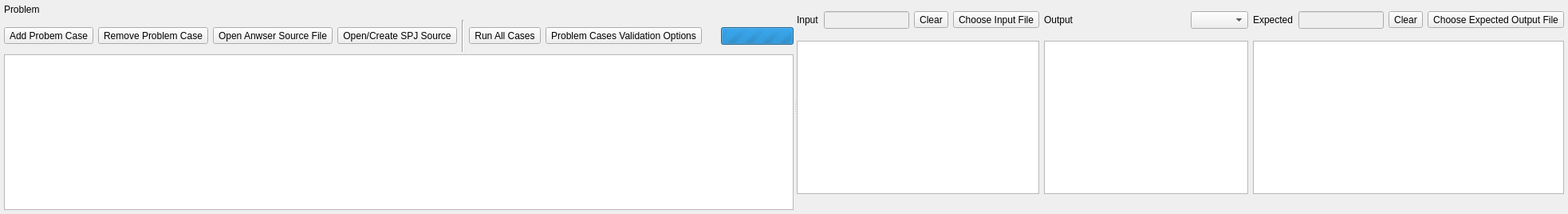
    <widget class="QWidget" name="tabProblem">
     <attribute name="title">
      <string>Problem</string>
     </attribute>
     <layout class="QVBoxLayout" name="verticalLayout_8">
      <property name="leftMargin">
       <number>5</number>
      </property>
      <property name="topMargin">
       <number>5</number>
      </property>
      <property name="rightMargin">
       <number>5</number>
      </property>
      <property name="bottomMargin">
       <number>5</number>
      </property>
      <item>
       <widget class="QSplitter" name="splitterProblem">
        <property name="orientation">
         <enum>Qt::Horizontal</enum>
        </property>
        <widget class="QWidget" name="panelProblemCaseInfo" native="true">
         <layout class="QVBoxLayout" name="verticalLayout_7">
          <property name="spacing">
           <number>3</number>
          </property>
          <property name="leftMargin">
           <number>0</number>
          </property>
          <property name="topMargin">
           <number>0</number>
          </property>
          <property name="rightMargin">
           <number>0</number>
          </property>
          <property name="bottomMargin">
           <number>0</number>
          </property>
          <item>
           <widget class="QLabel" name="lblProblem">
            <property name="frameShape">
             <enum>QFrame::NoFrame</enum>
            </property>
            <property name="text">
             <string>Problem</string>
            </property>
            <property name="margin">
             <number>5</number>
            </property>
            <property name="openExternalLinks">
             <bool>true</bool>
            </property>
           </widget>
          </item>
          <item>
           <widget class="QWidget" name="widget_3" native="true">
            <property name="minimumSize">
             <size>
              <width>0</width>
              <height>0</height>
             </size>
            </property>
            <layout class="QHBoxLayout" name="horizontalLayout_16">
             <property name="leftMargin">
              <number>0</number>
             </property>
             <property name="topMargin">
              <number>0</number>
             </property>
             <property name="rightMargin">
              <number>0</number>
             </property>
             <property name="bottomMargin">
              <number>0</number>
             </property>
            </layout>
           </widget>
          </item>
          <item>
           <widget class="QWidget" name="widget_6" native="true">
            <layout class="QHBoxLayout" name="horizontalLayout_17">
             <property name="leftMargin">
              <number>0</number>
             </property>
             <property name="topMargin">
              <number>0</number>
             </property>
             <property name="rightMargin">
              <number>0</number>
             </property>
             <property name="bottomMargin">
              <number>0</number>
             </property>
             <item>
              <widget class="QToolButton" name="btnAddProblemCase">
               <property name="toolTip">
                <string>Add Probem Case</string>
               </property>
               <property name="text">
                <string>Add Probem Case</string>
               </property>
               <property name="icon">
                <iconset resource="R:/RedPanda-CPP-Qt5_64_Debug/RedPandaIDE/.qrc/iconsets.qrc">
                 <normaloff>:/resources/iconsets/newlook/actions/00Misc-03Add.svg</normaloff>:/resources/iconsets/newlook/actions/00Misc-03Add.svg</iconset>
               </property>
              </widget>
             </item>
             <item>
              <widget class="QToolButton" name="btnRemoveProblemCase">
               <property name="toolTip">
                <string>Remove Problem Case</string>
               </property>
               <property name="text">
                <string>Remove Problem Case</string>
               </property>
               <property name="icon">
                <iconset resource="R:/RedPanda-CPP-Qt5_64_Debug/RedPandaIDE/.qrc/iconsets.qrc">
                 <normaloff>:/resources/iconsets/newlook/actions/00Misc-04Remove.svg</normaloff>:/resources/iconsets/newlook/actions/00Misc-04Remove.svg</iconset>
               </property>
              </widget>
             </item>
             <item>
              <widget class="QToolButton" name="btnOpenProblemAnswer">
               <property name="toolTip">
                <string>Open Anwser Source File</string>
               </property>
               <property name="text">
                <string>Open Anwser Source File</string>
               </property>
               <property name="icon">
                <iconset resource="R:/RedPanda-CPP-Qt5_64_Debug/RedPandaIDE/.qrc/iconsets.qrc">
                 <normaloff>:/resources/iconsets/newlook/actions/08Problem-04EditSource.svg</normaloff>:/resources/iconsets/newlook/actions/08Problem-04EditSource.svg</iconset>
               </property>
              </widget>
             </item>
             <item>
              <widget class="QToolButton" name="btnOpenProblemSpjSource">
               <property name="toolTip">
                <string>Open/Create SPJ Source</string>
               </property>
               <property name="text">
                <string>Open/Create SPJ Source</string>
               </property>
               <property name="icon">
                <iconset resource="R:/RedPanda-CPP-Qt5_64_Debug/RedPandaIDE/.qrc/iconsets.qrc">
                 <normaloff>:/resources/iconsets/newlook/actions/08Problem-04EditSource.svg</normaloff>:/resources/iconsets/newlook/actions/08Problem-04EditSource.svg</iconset>
               </property>
              </widget>
             </item>
             <item>
              <widget class="Line" name="line">
               <property name="orientation">
                <enum>Qt::Vertical</enum>
               </property>
              </widget>
             </item>
             <item>
              <widget class="QToolButton" name="btnRunAllProblemCases">
               <property name="toolTip">
                <string>Run All Cases</string>
               </property>
               <property name="text">
                <string>Run All Cases</string>
               </property>
               <property name="icon">
                <iconset resource="R:/RedPanda-CPP-Qt5_64_Debug/RedPandaIDE/.qrc/iconsets.qrc">
                 <normaloff>:/resources/iconsets/newlook/actions/08Problem-05RunCases.svg</normaloff>:/resources/iconsets/newlook/actions/08Problem-05RunCases.svg</iconset>
               </property>
              </widget>
             </item>
             <item>
              <widget class="QToolButton" name="btnCaseValidateOptions">
               <property name="text">
                <string>Problem Cases Validation Options</string>
               </property>
               <property name="icon">
                <iconset resource="R:/RedPanda-CPP-Qt5_64_Debug/RedPandaIDE/.qrc/iconsets.qrc">
                 <normaloff>:/resources/iconsets/newlook/actions/00Misc-05Gear.svg</normaloff>:/resources/iconsets/newlook/actions/00Misc-05Gear.svg</iconset>
               </property>
              </widget>
             </item>
             <item>
              <spacer name="horizontalSpacer_4">
               <property name="orientation">
                <enum>Qt::Horizontal</enum>
               </property>
               <property name="sizeHint" stdset="0">
                <size>
                 <width>20</width>
                 <height>40</height>
                </size>
               </property>
              </spacer>
             </item>
             <item>
              <widget class="QProgressBar" name="pbProblemCases">
               <property name="sizePolicy">
                <sizepolicy hsizetype="Preferred" vsizetype="Fixed">
                 <horstretch>0</horstretch>
                 <verstretch>0</verstretch>
                </sizepolicy>
               </property>
               <property name="maximum">
                <number>0</number>
               </property>
               <property name="value">
                <number>0</number>
               </property>
               <property name="format">
                <string>%v/%m</string>
               </property>
              </widget>
             </item>
            </layout>
           </widget>
          </item>
          <item>
           <widget class="QTableView" name="tblProblemCases">
            <property name="dragEnabled">
             <bool>true</bool>
            </property>
            <property name="dragDropOverwriteMode">
             <bool>false</bool>
            </property>
            <property name="dragDropMode">
             <enum>QAbstractItemView::NoDragDrop</enum>
            </property>
            <property name="defaultDropAction">
             <enum>Qt::IgnoreAction</enum>
            </property>
            <property name="alternatingRowColors">
             <bool>true</bool>
            </property>
            <property name="selectionMode">
             <enum>QAbstractItemView::NoSelection</enum>
            </property>
            <property name="selectionBehavior">
             <enum>QAbstractItemView::SelectItems</enum>
            </property>
            <attribute name="horizontalHeaderDefaultSectionSize">
             <number>200</number>
            </attribute>
            <attribute name="horizontalHeaderStretchLastSection">
             <bool>true</bool>
            </attribute>
           </widget>
          </item>
         </layout>
        </widget>
        <widget class="QWidget" name="panelProblemCase" native="true">
         <layout class="QGridLayout" name="gridLayout_3">
          <property name="leftMargin">
           <number>0</number>
          </property>
          <property name="topMargin">
           <number>0</number>
          </property>
          <property name="rightMargin">
           <number>0</number>
          </property>
          <property name="bottomMargin">
           <number>0</number>
          </property>
          <item row="0" column="0">
           <widget class="QWidget" name="widgetProblemCaseInputCaption" native="true">
            <layout class="QGridLayout" name="gridLayout_4">
             <property name="leftMargin">
              <number>0</number>
             </property>
             <property name="topMargin">
              <number>0</number>
             </property>
             <property name="rightMargin">
              <number>0</number>
             </property>
             <property name="bottomMargin">
              <number>0</number>
             </property>
             <item row="0" column="1">
              <widget class="QLineEdit" name="txtProblemCaseInputFileName">
               <property name="enabled">
                <bool>false</bool>
               </property>
               <property name="readOnly">
                <bool>true</bool>
               </property>
              </widget>
             </item>
             <item row="0" column="3">
              <widget class="QToolButton" name="btnProblemCaseInputFileName">
               <property name="toolTip">
                <string>Choose Input File</string>
               </property>
               <property name="text">
                <string>Choose Input File</string>
               </property>
               <property name="icon">
                <iconset resource="R:/RedPanda-CPP-Qt5_64_Debug/RedPandaIDE/.qrc/iconsets.qrc">
                 <normaloff>:/resources/iconsets/newlook/actions/00Misc-07Folder.svg</normaloff>:/resources/iconsets/newlook/actions/00Misc-07Folder.svg</iconset>
               </property>
              </widget>
             </item>
             <item row="0" column="2">
              <widget class="QToolButton" name="btnProblemCaseClearInputFileName">
               <property name="text">
                <string>Clear</string>
               </property>
              </widget>
             </item>
             <item row="0" column="0">
              <widget class="QLabel" name="label_4">
               <property name="text">
                <string>Input</string>
               </property>
              </widget>
             </item>
            </layout>
           </widget>
          </item>
          <item row="3" column="0">
           <widget class="QLabel" name="lblProblemCaseInput">
            <property name="text">
             <string/>
            </property>
           </widget>
          </item>
          <item row="2" column="0">
           <widget class="LineNumberTextEditor" name="txtProblemCaseInput">
            <property name="sizePolicy">
             <sizepolicy hsizetype="Expanding" vsizetype="Expanding">
              <horstretch>0</horstretch>
              <verstretch>0</verstretch>
             </sizepolicy>
            </property>
            <property name="lineWrapMode">
             <enum>QPlainTextEdit::NoWrap</enum>
            </property>
           </widget>
          </item>
          <item row="2" column="3">
           <widget class="LineNumberTextEditor" name="txtProblemCaseExpected">
            <property name="sizePolicy">
             <sizepolicy hsizetype="Expanding" vsizetype="Expanding">
              <horstretch>0</horstretch>
              <verstretch>0</verstretch>
             </sizepolicy>
            </property>
            <property name="lineWrapMode">
             <enum>QPlainTextEdit::NoWrap</enum>
            </property>
           </widget>
          </item>
          <item row="2" column="2">
           <widget class="LineNumberTextEditor" name="txtProblemCaseOutput">
            <property name="sizePolicy">
             <sizepolicy hsizetype="Expanding" vsizetype="Expanding">
              <horstretch>0</horstretch>
              <verstretch>0</verstretch>
             </sizepolicy>
            </property>
            <property name="lineWrapMode">
             <enum>QPlainTextEdit::NoWrap</enum>
            </property>
            <property name="readOnly">
             <bool>true</bool>
            </property>
           </widget>
          </item>
          <item row="0" column="3">
           <widget class="QWidget" name="widgetProblemCaseExpectedCaption" native="true">
            <layout class="QHBoxLayout" name="horizontalLayout_18">
             <property name="leftMargin">
              <number>0</number>
             </property>
             <property name="topMargin">
              <number>0</number>
             </property>
             <property name="rightMargin">
              <number>0</number>
             </property>
             <property name="bottomMargin">
              <number>0</number>
             </property>
             <item>
              <widget class="QLabel" name="label_5">
               <property name="text">
                <string>Expected</string>
               </property>
              </widget>
             </item>
             <item>
              <widget class="QLineEdit" name="txtProblemCaseExpectedOutputFileName">
               <property name="enabled">
                <bool>false</bool>
               </property>
               <property name="readOnly">
                <bool>true</bool>
               </property>
              </widget>
             </item>
             <item>
              <widget class="QToolButton" name="btnProblemCaseClearExpectedOutputFileName">
               <property name="toolTip">
                <string>Clear</string>
               </property>
               <property name="text">
                <string>Clear</string>
               </property>
              </widget>
             </item>
             <item>
              <widget class="QToolButton" name="btnProblemCaseExpectedOutputFileName">
               <property name="text">
                <string>Choose Expected Output File</string>
               </property>
               <property name="icon">
                <iconset resource="R:/RedPanda-CPP-Qt5_64_Debug/RedPandaIDE/.qrc/iconsets.qrc">
                 <normaloff>:/resources/iconsets/newlook/actions/00Misc-07Folder.svg</normaloff>:/resources/iconsets/newlook/actions/00Misc-07Folder.svg</iconset>
               </property>
              </widget>
             </item>
            </layout>
           </widget>
          </item>
          <item row="0" column="2">
           <widget class="QWidget" name="widgetProblemCaseOutputCaption" native="true">
            <layout class="QHBoxLayout" name="horizontalLayout_19">
             <property name="leftMargin">
              <number>0</number>
             </property>
             <property name="topMargin">
              <number>0</number>
             </property>
             <property name="rightMargin">
              <number>0</number>
             </property>
             <property name="bottomMargin">
              <number>0</number>
             </property>
             <item>
              <widget class="QLabel" name="lblProblemCaseOutputCaption">
               <property name="text">
                <string>Output</string>
               </property>
              </widget>
             </item>
             <item>
              <spacer name="horizontalSpacer_5">
               <property name="orientation">
                <enum>Qt::Horizontal</enum>
               </property>
               <property name="sizeHint" stdset="0">
                <size>
                 <width>20</width>
                 <height>40</height>
                </size>
               </property>
              </spacer>
             </item>
             <item>
              <widget class="QComboBox" name="cbProblemCaseValidateType"/>
             </item>
            </layout>
           </widget>
          </item>
          <item row="3" column="3">
           <widget class="QLabel" name="lblProblemCaseExpected">
            <property name="text">
             <string/>
            </property>
           </widget>
          </item>
          <item row="3" column="2">
           <widget class="QLabel" name="lblProblemCaseOutput">
            <property name="text">
             <string/>
            </property>
           </widget>
          </item>
         </layout>
        </widget>
       </widget>
      </item>
     </layout>
    </widget>
